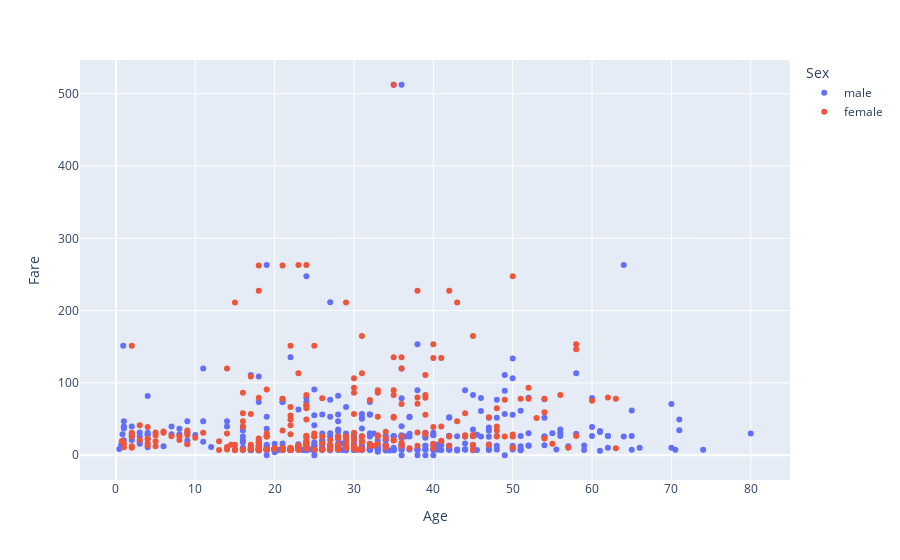

The notebook cell saved with this chart:
### Markdown cell above
### Step 6. Create a scatterplot with the Fare payed and the Age, differ the plot color by gender

### Code cell
px.scatter(data_frame=titanic, x='Age', y='Fare', color='Sex', height=800)

### Figure 1 — Plotly figure (JSON) as saved in the notebook; plotly's stock layout.template omitted (floating-point values rounded to 4 significant figures; data arrays with more than 128 entries replaced by an {"elided": "..."} marker saying what was removed)
{"data": [{"hovertemplate": "Sex=male<br>Age=%{x}<br>Fare=%{y}<extra></extra>", "legendgroup": "male", "marker": {"color": "#636efa", "symbol": "circle"}, "mode": "markers", "name": "male", "orientation": "v", "showlegend": true, "type": "scatter", "x": {"elided": "577 float values"}, "xaxis": "x", "y": {"elided": "577 float values"}, "yaxis": "y"}, {"hovertemplate": "Sex=female<br>Age=%{x}<br>Fare=%{y}<extra></extra>", "legendgroup": "female", "marker": {"color": "#EF553B", "symbol": "circle"}, "mode": "markers", "name": "female", "orientation": "v", "showlegend": true, "type": "scatter", "x": {"elided": "314 float values"}, "xaxis": "x", "y": {"elided": "314 float values"}, "yaxis": "y"}], "layout": {"autosize": true, "legend": {"title": {"text": "Sex"}, "tracegroupgap": 0}, "margin": {"t": 60}, "xaxis": {"anchor": "y", "autorange": true, "domain": [0, 1], "range": [-4.238, 84.66], "title": {"text": "Age"}, "type": "linear"}, "yaxis": {"anchor": "x", "autorange": true, "domain": [0, 1], "range": [-32.1, 544.4], "title": {"text": "Fare"}, "type": "linear"}}}
